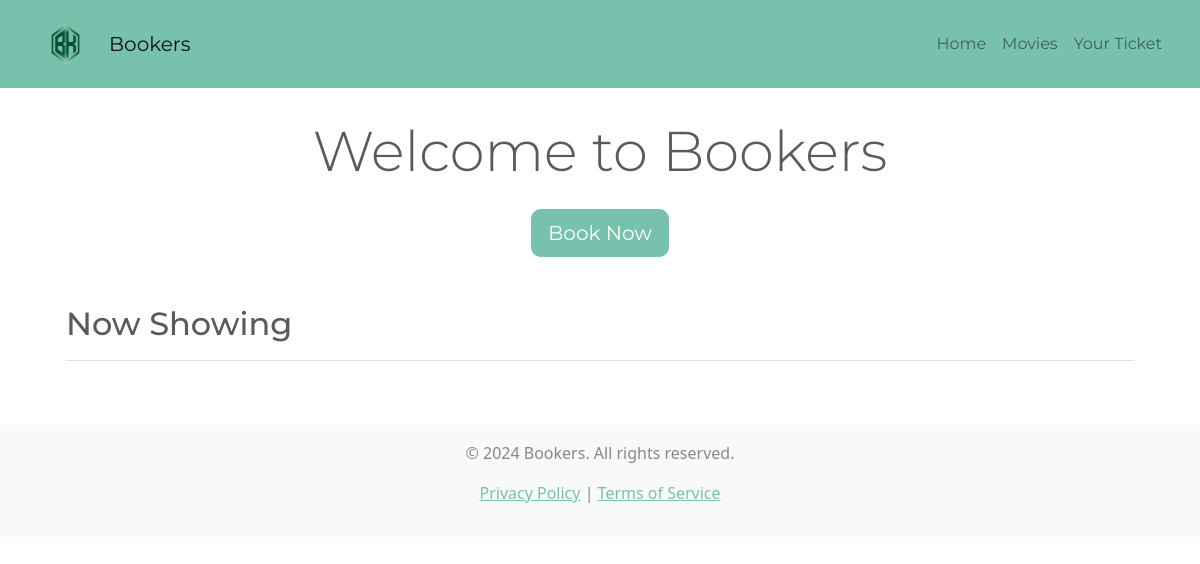
The app's page /, older data.
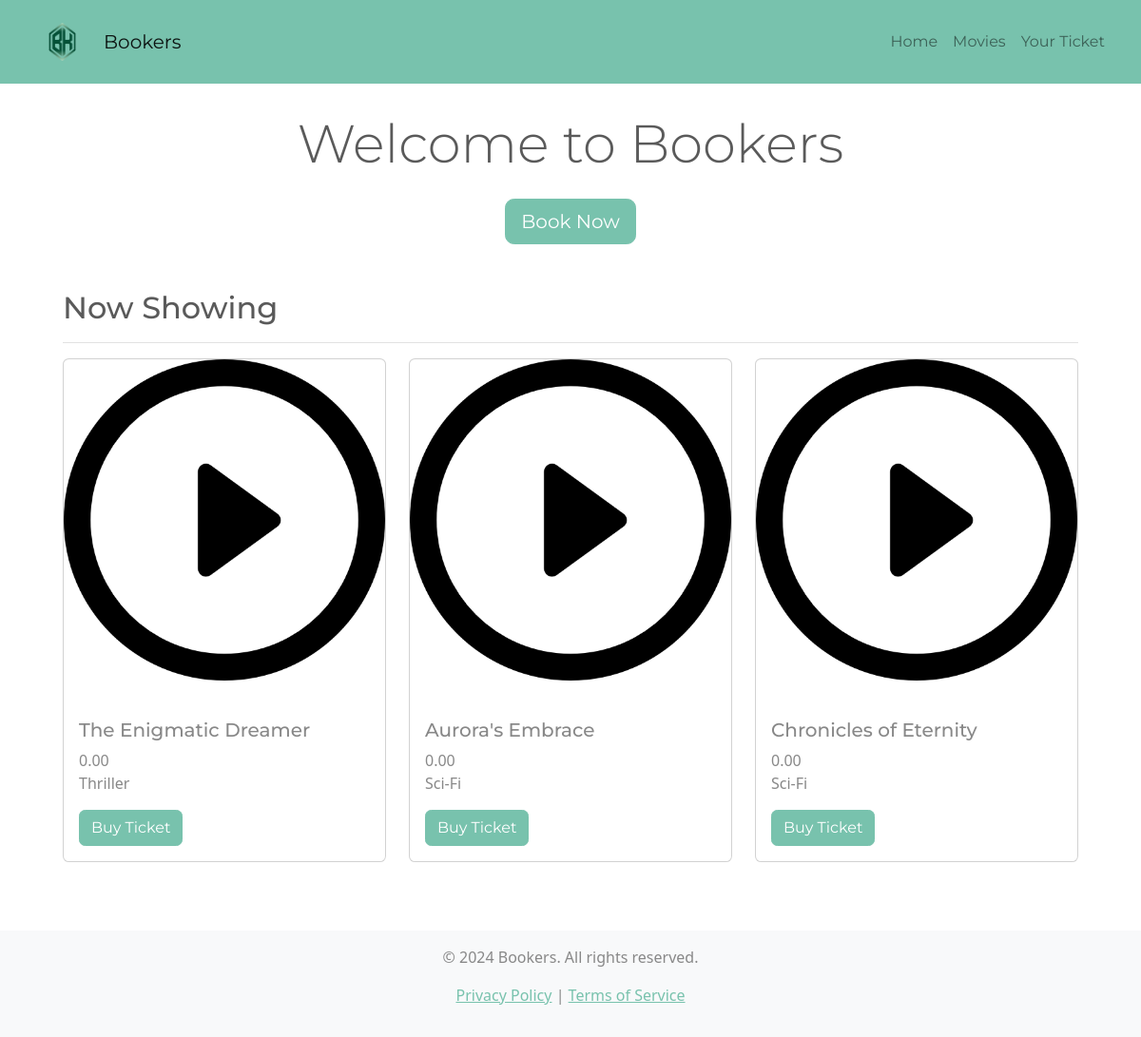
The same page, newer data.
### bookersapp/models.py (models this page shows, shortened)
class BaseModel(models.Model):
    created_at = models.DateTimeField(auto_now_add=True, db_index=True)
    updated_at = models.DateTimeField(auto_now=True)
    class Meta:
        abstract = True

class Show(BaseModel):
    cinema = models.ForeignKey(Cinema, on_delete=models.SET_NULL, null=True)
    movie = models.ForeignKey(Movie, on_delete=models.SET_NULL, null=True)
    show_time = models.DateTimeField(null=True)
    is_showing = models.BooleanField(default=False)
    @property
    def calculate_price(self):
        price = self.movie.price  # Start with movie price
        if self.cinema.is_premium:
            print("Yes")
            price *= Decimal(1.15)  # Increase price by 15%
            price = round(price, 2)
        return price

class Movie(BaseModel):
    title = models.CharField(max_length=255)
    description = models.TextField()
    genre = models.CharField(max_length=50)
    release_date = models.DateField()
    picture = models.ImageField(
        upload_to='movies/', default='default.jpg', null=True, blank=True)
    trailer_link = models.URLField(
        default='https://example.com/default-trailer', null=True, blank=True)
    price = models.DecimalField(
        max_digits=10, decimal_places=2, default=0)  # Add price field
    @property
    def image_url(self):
        if self.picture and hasattr(self.picture, 'url'):
            return self.picture.url
        return "/media/movies/default.jpg"

class Cinema(BaseModel):
    name = models.CharField(max_length=255)
    location = models.CharField(max_length=255)
    is_premium = models.BooleanField(default=False)

### bookersapp/views.py (the view)
# urls.py: 2. Add a URL to urlpatterns:  path('', views.home, name='home')
def home(request):
    now_showing = Show.objects.filter(is_showing=True)
    return render(request, 'home.html', {'now_showing': now_showing})

### bookersapp/templates/home.html
{% extends "base.html" %} {% block title %} Home - Bookers {% endblock %}
{%block content %}
<div class="container">
  <section class="text-center">
    <h1 class="display-4">Welcome to Bookers</h1>
    <a class="btn btn-primary btn-lg mt-3" href="{% url 'booking' %}"
      >Book Now</a
    >
  </section>
  <div class="container mt-5">
    <section class="mt-5">
      <h2 class="text-left">Now Showing</h2>
      <hr />
      <div class="row">
        {% for show in now_showing %}
        <div class="col-md-4 mb-4">
          <div class="card">
            <img src="{{show.movie.image_url}}" class="rounded" /><br />
            <div class="card-body">
              <h5 class="card-title">{{ show.movie.title }}</h5>
              {{ show.calculate_price }}<br />
              <p class="card-text">{{ show.movie.genre }}</p>
              <a href="{% url 'booking_form' show.id %}" class="btn btn-primary"
                >Buy Ticket</a
              >
            </div>
          </div>
        </div>
        {% endfor %}
      </div>
    </section>
  </div>
</div>
{% endblock %}

### bookersapp/templates/base.html (shortened to what this page needs)
{% load static %}
<!DOCTYPE html>
<html lang="en">
  <head>
    <link
      rel="stylesheet"
      href="https://stackpath.bootstrapcdn.com/bootstrap/4.5.2/css/bootstrap.min.css"
    />
    <link
      rel="stylesheet"
      type="text/css"
      href="https://bootswatch.com/5/minty/bootstrap.min.css"
    />
    <link rel="stylesheet" href="{% static 'css/styles.css' %}" />
  </head>
  <body>
    {% include 'includes/header.html' %}
    <main class="container mt-5">{% block content %} {% endblock %}</main>
    {% include 'includes/footer.html' %}
  </body>
</html>

### bookersapp/templates/includes/header.html (shortened to what this page needs)
{% load static %}
<header class="bg-primary py-3 mb-4 fixed-top">
  <nav class="navbar navbar-expand-lg navbar-light container">
    <div class="d-flex align-items-center">
      <img
        src="{% static 'image/logo.png' %}"
        alt="Logo"
        height="40"
        class="d-inline-block align-text-top"
      />
      <a class="navbar-brand ml-2" href="{% url 'home' %}">Bookers</a>
    </div>
    <div class="collapse navbar-collapse" id="navbarNav">
      <ul class="navbar-nav ml-auto">
        <li class="nav-item">
          <a class="nav-link" href="{% url 'home' %}">Home</a>
        </li>
        <li class="nav-item">
          <a class="nav-link" href="{% url 'booking' %}">Movies</a>
        </li>
        <li class="nav-item">
          <a class="nav-link" href="{% url 'tickets' %}">Your Ticket</a>
        </li>
      </ul>
    </div>
  </nav>
</header>

### bookersapp/templates/includes/footer.html
<footer class="bg-light py-3 mt-5">
  <div class="container text-center">
    <p>&copy; 2024 Bookers. All rights reserved.</p>
    <p><a href="#">Privacy Policy</a> | <a href="#">Terms of Service</a></p>
  </div>
</footer>

### bookersapp/static/css/styles.css (style rules this page uses)
header { background-color: #f8f9fa; padding: 70px 0; }
.navbar-nav .nav-item .nav-link { transition: background-color 0.3s, color 0.3s; }
header .navbar-brand { display: flex; align-items: center; margin-right: 20px; }

### bookersapp/templates/base.html (style rules this page uses)
body { padding-top: 70px; }
.navbar-nav .nav-item .nav-link { transition: background-color 0.3s, color 0.3s; }

Row changes from the older to the newer data that the page shows:
added Show: movie.image_url (placeholder picture), movie "The Enigmatic Dreamer", calculate_price "0.00", movie.genre "Thriller"
added Show: movie.image_url (placeholder picture), movie "Aurora's Embrace", calculate_price "0.00", movie.genre "Sci-Fi"
added Show: movie.image_url (placeholder picture), movie "Chronicles of Eternity", calculate_price "0.00", movie.genre "Sci-Fi"
